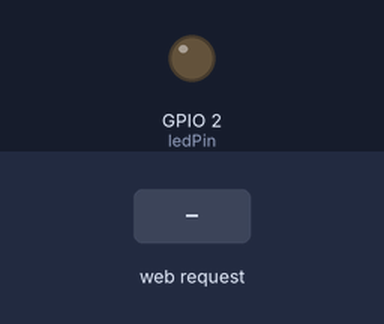
Recording of a sketch running on a simulated ESP32. Shown: output pins drawn as LEDs (lit = HIGH). Inputs (shaded band) come from the test bench. WiFi joins after 1.5 s; servers stay silent unless stated; what the sketch prints to the serial monitor is not drawn.

Above: at 3.2 s.
3.3 s: HTTP request GET /led/on received
At 4.1 s:
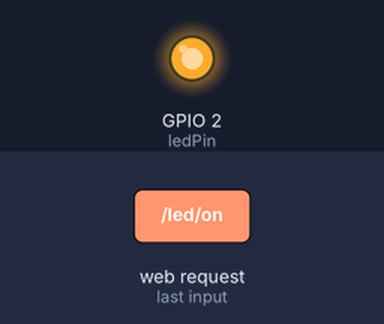
4.8 s: HTTP request GET /led/off received
At 5.2 s:
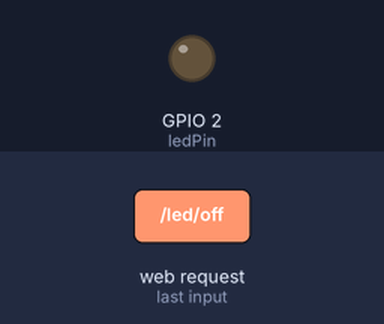
Timing chart, 0 to 7.8 s (numbered marks = the images above; inputs shaded):
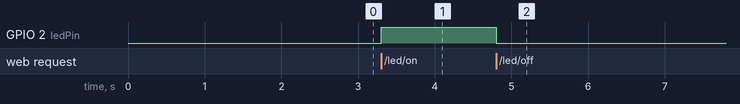

Measured:
- after the input at 3.3 s, GPIO 2 (ledPin): LOW → HIGH at once
- after the input at 4.8 s, GPIO 2 (ledPin): HIGH → LOW at once

The sketch:

LedWiFi.ino
```cpp
#include <WiFi.h>
#include <WebServer.h>

const char* ssid = "UAM-ROBOTICA"; // Replace con tu SSID de Wi-Fi
const char* password = "m4nt32024uat"; // replace con tu password de Wi-Fi

WebServer server(80);
const int ledPin = 2;

void handleRoot() {
  String html = "<html><body><h1>Control de LED con WiFi</h1>";
  html += "<h2>Programacion de Interfaces y Puertos</h2>";
  html += "<a href='/led/on'><button>Turn On LED</button></a><br>";
  html += "<a href='/led/off'><button>Turn Off LED</button></a>";
  html += "<p>Avalos Castillo Armando de Jesus</p>";
  html += "<p>Fortanelly Palomares Guillermo Andres</p>";
  html += "<p>Hernandez Perez Juan Yahir</p>";
  html += "<p>Martinez Flores Karla Selene</p>";
  html += "<p>Vázquez Serrato Jorge Emmanuel</p>";

  html += "</body></html>";
  server.send(200, "text/html", html);
}

void handleLedOn() {
  digitalWrite(ledPin, HIGH);
  server.send(200, "text/plain", "LED On");
}

void handleLedOff() {
  digitalWrite(ledPin, LOW);
  server.send(200, "text/plain", "LED Off");
}

void setup() {
  pinMode(ledPin, OUTPUT);
  digitalWrite(ledPin, LOW);
  Serial.begin(9600);

  WiFi.begin(ssid, password);
  while (WiFi.status() != WL_CONNECTED) {
    delay(1000);
    Serial.println("Connecting  to Wi-Fi...");
  }

  Serial.println("Connected a Wi-Fi");
  Serial.print("Addres IP: ");
  Serial.println(WiFi.localIP());

  server.on("/", handleRoot);
  server.on("/led/on", handleLedOn);
  server.on("/led/off", handleLedOff);
  server.begin();
}

void loop() {
  server.handleClient();
}
```
